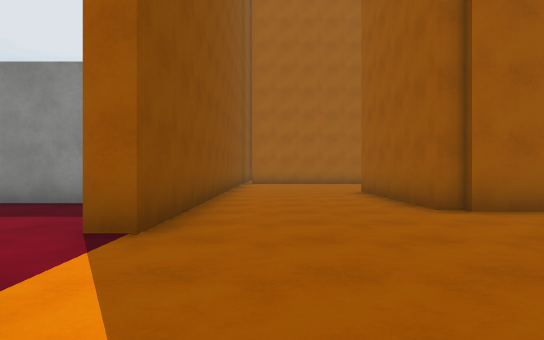
view 1 (above)

22 first-person views from a walk through a Unity game level. The camera is 1.2 m above the floor, looks level and sees 75° across. The floor is counted in squares, 2 m on a side. Each view is taken from the middle of a square. On the plan, view 1 faces up. The plan holds only what a view shows up to about 10 squares ahead; the rest is blank. Surface patterns are stand-ins for the level's own textures.

view 2
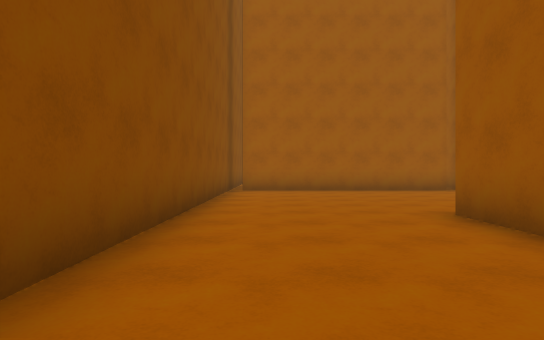

view 3
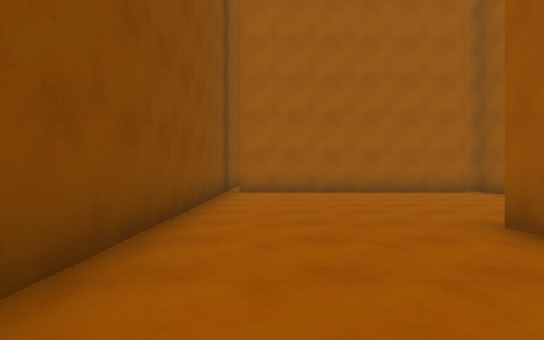

view 4
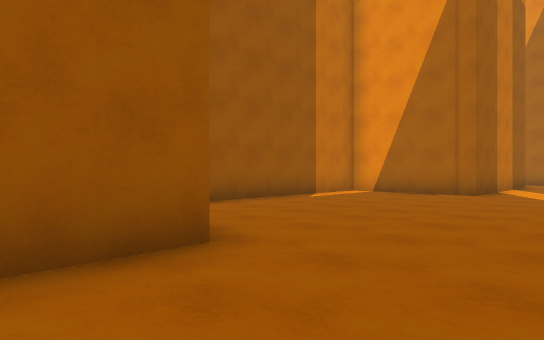

view 5
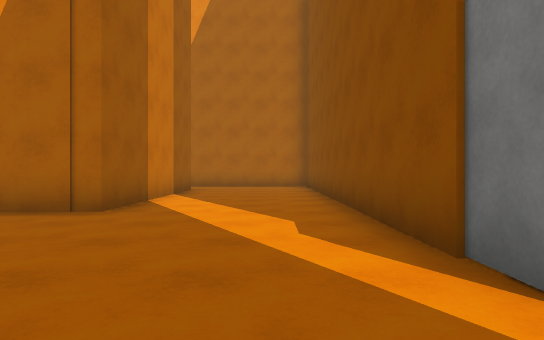

view 6
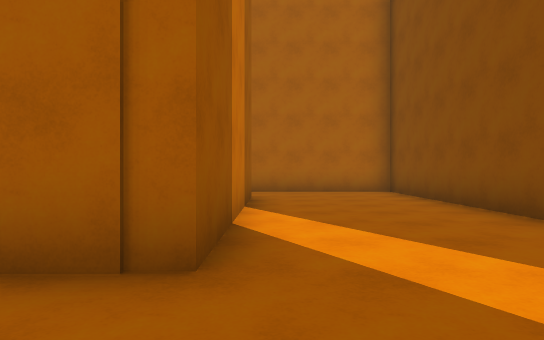

view 7
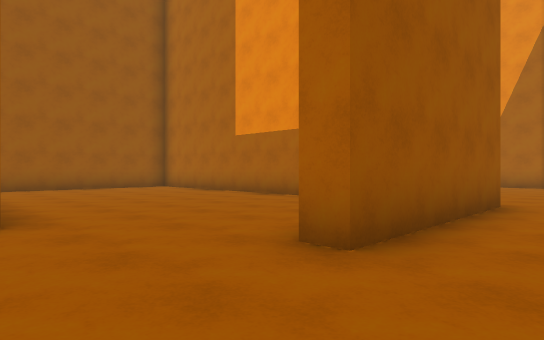

view 8
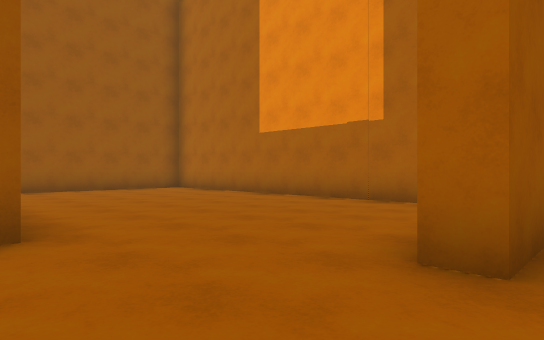

view 9
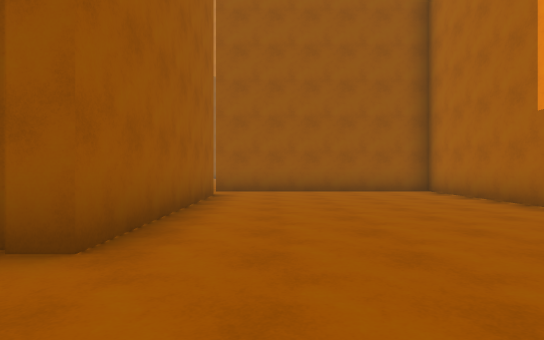

view 10
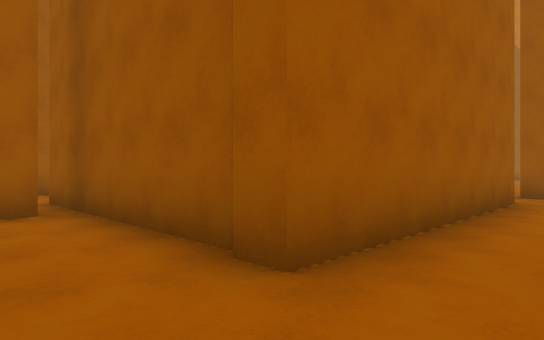

view 11
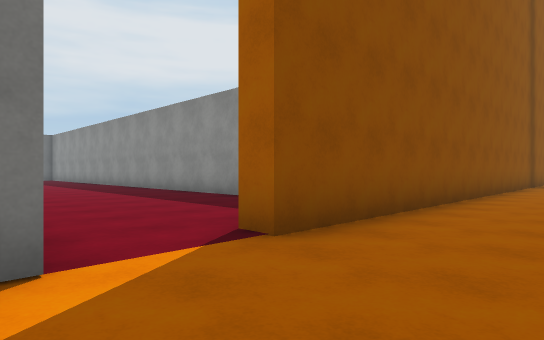

view 12
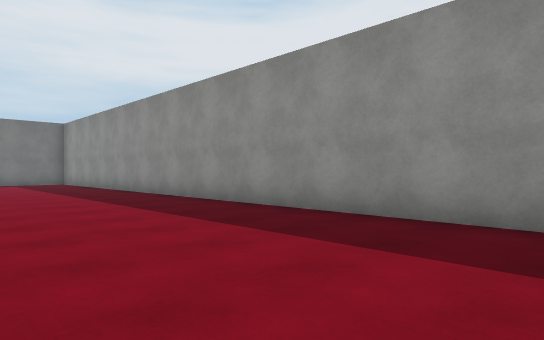

view 13
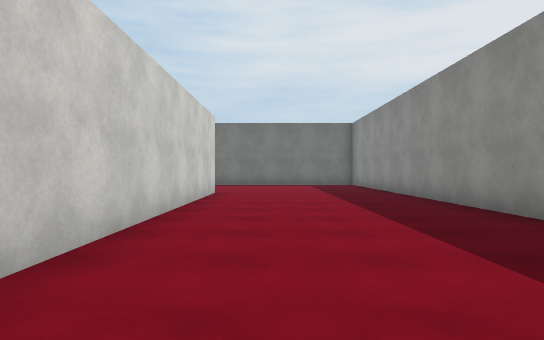

view 14
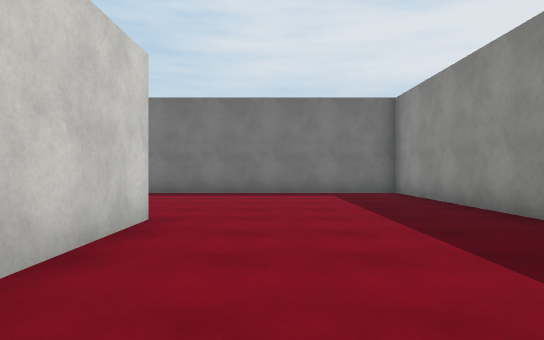

view 15
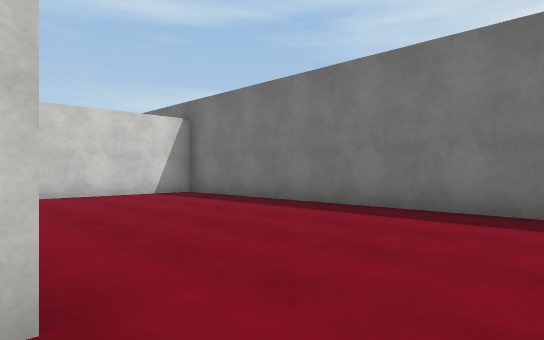

view 16
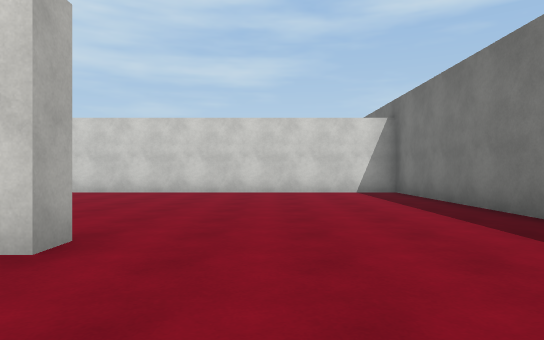

view 17
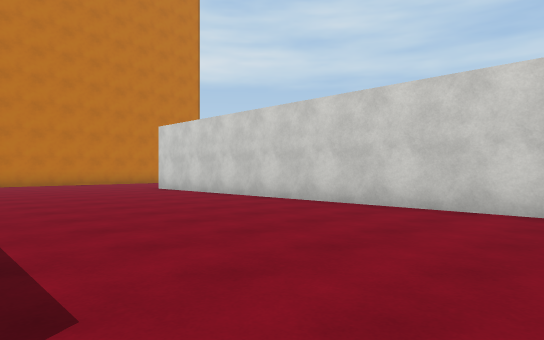

view 18
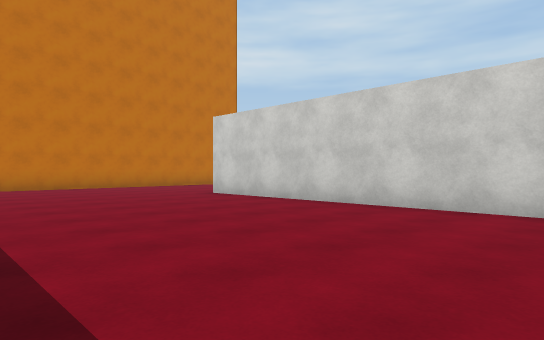

view 19
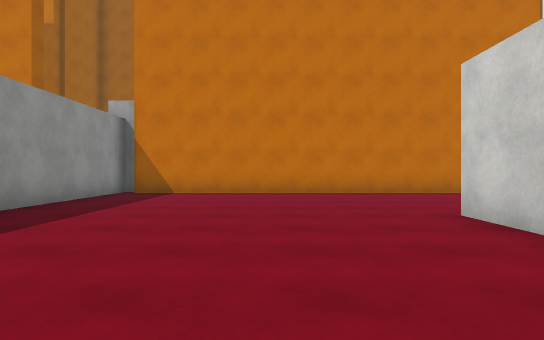

view 20
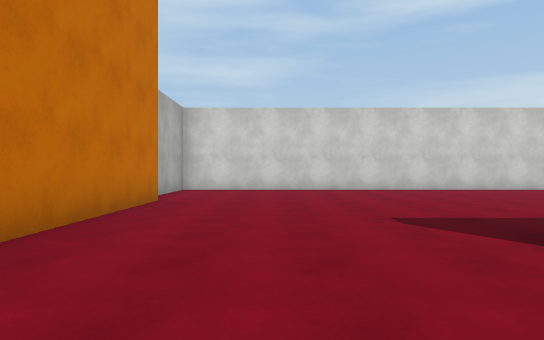

view 21
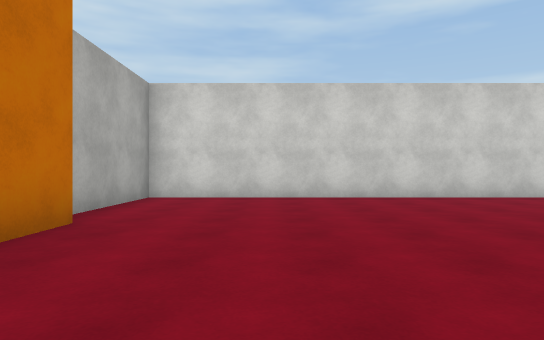

view 22
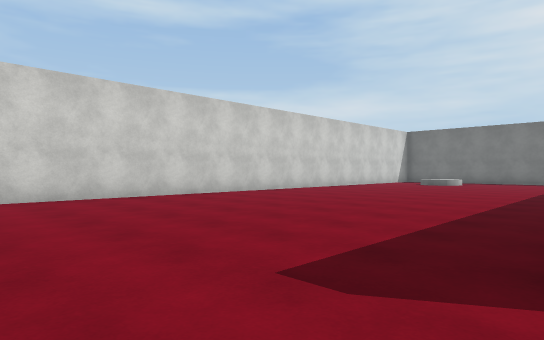

### Floor plan
Points are (right, up) in squares from view 1. A wall is a line through its corners. A room is listed if a view was taken in it or the views show most of it. See-through windows are left out.
Room 1 (views 1, 2, 3, 4, 5, 6, 7, 8, 9, 10, 11)
walls: (4.6, 5.6) (12.9, 5.6) (12.9, 11.6); (4, 5.1) (2.9, 5.1); (2.9, 5.3) (2.4, 5.3) (2.4, 9.7) (3, 9.7); (-1.2, 1.5) (-1.2, -9.8) (2.6, -9.8); (5.7, -1.5) (5.7, 3.1); (11.5, 11.4) (5.7, 11.4) (5.7, 15); (5.1, 15.3) (-0.9, 15.3); (-1.2, 16) (-1.2, 3.3); (2.4, -7.8) (2.4, -2.1) (5.1, -2.1)
ways out: opening at (-2.5, 2.5) to room 2; opening at (-1, 15); opening at (12, 11)
Room 2 (views 12, 13, 14, 15, 16, 17, 18, 19, 20, 21, 22)
walls: (-16.3, 1) (-16.3, 1.5) (-8.9, 1.5); (-10.4, -13.7) (-1.3, -13.7) (-1.3, -10.8); (-1.8, -10) (-1.8, 0.6); (-1.2, 1) (-5.9, 1); (-1.2, 3.3) (-1.8, 3.3); (-3.2, 6.3) (-21.3, 6.3) (-21.3, -5.5) (-6.2, -5.5)
ways out: opening at (-2.5, 2.5) to room 1

Positions as (right, up) in squares from view 1, and headings:
1: (0, 0), facing up
2: (0, 5), facing up
3: (0, 6), facing up
4: (0, 7), facing down-right
5: (0, 3), facing down
6: (2, 0), facing down
7: (1, 12), facing down-right
8: (2, 12), facing down-right
9: (3, 10), facing right
10: (4, 10), facing up-right
11: (1, 1), facing up-left
12: (-5, 2), facing up-left
13: (-7, 3), facing left
14: (-12, 3), facing left
15: (-16, 3), facing down-left
16: (-18, 4), facing down
17: (-17, 0), facing down-right
18: (-14, 0), facing down-right
19: (-11, -3), facing right
20: (-4, -3), facing down
21: (-4, -6), facing down
22: (-4, -6), facing down-left
